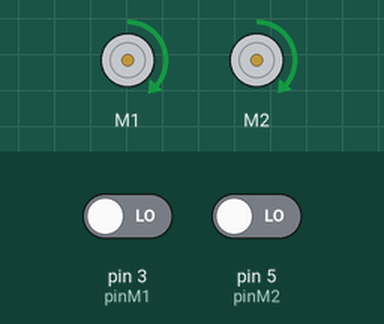
This sketch was run on a simulated Arduino Uno, built with avr-gcc and run on an emulated ATmega328P. Shown: 2 × DC motor (green arrow = forward, orange = backward, longer = faster). The inputs (shaded band) are chosen by the test bench; at power-on: pin 3 (pinM1) LOW, pin 5 (pinM2) LOW. What the sketch prints to the serial monitor is not drawn.

Above: at 0.5 s.
At 0.9 s:
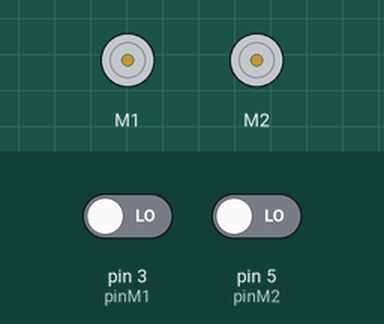
Timing chart, 0 to 2.4 s (numbered marks = the images above):
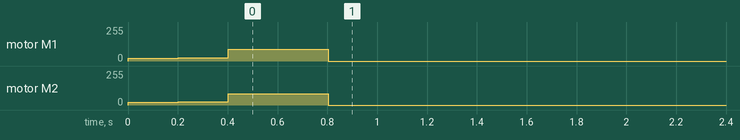

Measured:
- by itself, motor M1: stopped → forward 21/255 at 0.00 s, → forward 26/255 0.20 s later, → forward 87/255 0.20 s later, → stopped 0.40 s later
- by itself, motor M2: stopped → forward 20/255 at 0.00 s, → forward 25/255 0.20 s later, → forward 85/255 0.20 s later, → stopped 0.40 s later

The sketch:

v6.ino
```cpp
#include "DualVNH5019MotorShield.h"
#include <PinChangeInt.h>

DualVNH5019MotorShield md;
volatile int pulse_prev_m1, pulse_now_m1, m1_avg_rpm = 0, m1_tick = 0, pulse_prev_m2, pulse_now_m2, m2_avg_rpm = 0, m2_tick = 0;
int pinM1 = 3;
int pinM2 = 5;
// Motor M1 variables
double m1currentrpm, m1newrpm, m1encoder, m1currentspeed;
double m1kp, m1ki, m1kd;
volatile double m1e1, m1e2, m1e3;
double m1k1, m1k2, m1k3;
int count_m1 = 0;

// Motor M2 variables
double m2currentrpm, m2newrpm, m2encoder, m2currentspeed;
double m2kp, m2ki, m2kd;
volatile double m2e1, m2e2, m2e3;
double m2k1, m2k2, m2k3;
int count_m2 = 0;

// Sensors variables
float longadc, longin, longcm;
float shortadc, shortcm;
double maxvalue;
int o;
boolean truefalse = false;

// Ideal RPM
volatile double idealrpm1;
volatile double idealrpm2;

// M1 M2 K1 K2 K3
void computeks()
{
  m1k1 = m1kp + m1ki + m1kd;
  m1k2 = - m1kp - 2 * m1kd;
  m1k3 = m1kd;

  m2k1 = m2kp + m2ki + m2kd;
  m2k2 = - m2kp - 2 * m2kd;
  m2k3 = m2kd;
}

// Init values for PID & ideal RPM
void initial()
{
  m1kp = 2.3; //7.5
  m1ki = 0.4;//0.08
  m1kd = 0.3;//0.35

  m2kp = 3.1; //8
  m2ki = 0.5;//0.02
  m2kd = 0.1;

  m1e1 = 0.0;
  m1e2 = 0.0;
  m1e3 = 0.0;

  m2e1 = 0.0;
  m2e2 = 0.0;
  m2e3 = 0.0;

  idealrpm1 = 93.2;
  idealrpm2 = 95;
}

// Set Motor Speed
void motorspeed()
{
  md.setM1Speed(31);
  md.setM2Speed(31);
  delay(50);

  md.setM1Speed(34);
  md.setM2Speed(32);
  delay(150);

  md.setM1Speed(42);
  md.setM2Speed(40);
  delay(200);

  md.setM1Speed(137);
  md.setM2Speed(134);
  delay(400);

  md.setM1Speed(m1currentspeed);
  md.setM2Speed(m2currentspeed);
}

// Conversion RPM to Speed
void m1rpm2speed()
{
  m1currentspeed = (idealrpm1 + 4.1052) / 0.3957;
}

void m2rpm2speed()
{
  m2currentspeed = (idealrpm2 + 8.4265) / 0.4019;
}

// Calculate PID values with errors
void pidcalculator()
{
  m1e3 = m1e2;
  m1e2 = m1e1;

  m2e3 = m2e2;
  m2e2 = m2e1;

  m1e1 = idealrpm1 - m1currentrpm;
  m2e1 = idealrpm2 - m2currentrpm;

  m1currentspeed = m1currentspeed + m1k1 * m1e1 + m1k2 * m1e2 + m1k3 * m1e3;
  m2currentspeed = m2currentspeed + m2k1 * m2e1 + m2k2 * m2e2 + m2k3 * m2e3;

  md.setM1Speed(m1currentspeed);
  md.setM2Speed(m2currentspeed);
}

void setup()
{
  Serial.begin(115200);
  Serial.println("Dual VNH5019 Motor Shield");
  md.init();
  pinMode(pinM1, INPUT);
  pinMode(pinM2, INPUT);

  digitalWrite(pinM1, LOW);
  digitalWrite(pinM2, LOW);

  PCintPort::attachInterrupt(pinM1, getM1Pulse, CHANGE);
  PCintPort::attachInterrupt(pinM2, getM2Pulse, CHANGE);
  straightsetup();

  //sesnor
  maxvalue = 0;
}

void straightsetup()
{
  initial();
  m1rpm2speed();
  m2rpm2speed();
  computeks();
  motorspeed();
}

int abc;
void loop()
{
  //abc = Serial.read();
 // if (abc == 'A')
  //{

    //Serial.println(m1currentrpm);
    gostraight();
//    for(int i=0;i<4;i++){
//    gostraightblock(2);
//    delay(1500);
//    gostraight1block();
//    delay(1500);}
//    turnright();
//    delay(1500);
//    turnright();
//    delay(1500);
//    for(int i=0;i<4;i++){
//    gostraightblock(2);
//    delay(1500);
//    gostraight1block();
//    delay(1500);}
//    turnright();
//    turnright();
//    delay(100000);
    //delay(25);
    //Serial.println(count_m1);
    //Serial.println(count_m2);
    //delay(1500);


    //Serial.println("A");
    //int a = Serial.read();
    // if(a == 'A')
    // {
    //   turnright();
    // }
    //gostraight();
    /*truefalse = shortrange();
      if (truefalse == true)
      {
      md.setBrakes(390, 400);
      //delay(1000);
      //siam(); //siam2 , brake and delay comment out
      delay(10000);
      }*/
    delay(20);
    //longrange();
 // }
}

void gostraight()
{
  //m1encoder = pulseIn(3, HIGH);
  //m2encoder = pulseIn(5, HIGH);

  //m1currentrpm = 60 / (m1encoder * 2 * 562.25 / 1000000);
  //m2currentrpm = 60 / (m2encoder * 2 * 562.25 / 1000000);
      if ( m1currentrpm != 0 ) {
      m1currentrpm = (m1currentrpm + (period_to_rpm(pulse_prev_m1))) / 2;
    }
    else {
      m1currentrpm = period_to_rpm(pulse_prev_m1);
    }
      if ( m2currentrpm != 0 ) {
      m2currentrpm = (m2currentrpm + (period_to_rpm(pulse_prev_m2))) / 2;
    }
    else {
      m2currentrpm = period_to_rpm(pulse_prev_m2);
    }
  pidcalculator();

  //Serial.println(m1currentrpm);


}


void turnright()
{
  count_m1 = 0;
  count_m2 = 0;
  do
  {
    md.setM1Speed(212);
    md.setM2Speed(-220);

  } while (count_m1 <= 372 || count_m2 <= 372);
  md.setBrakes(400, 400);

}

void turnleft()
{
  count_m1 = 0;
  count_m2 = 0;
  do
  {
    md.setM1Speed(-212);
    md.setM2Speed(220);

  } while (count_m1 <= 392 || count_m2 <= 392);
  md.setBrakes(400, 400);

}

void gostraightblock(int x)
{
  count_m1 = 0;
  count_m2 = 0;
  motorspeed2();
  do
  {
    gostraight();
    delay(20);
  } while (count_m1 <= (303 * x) && count_m2 <= (303 * x));
  md.setBrakes(385, 400);

}

void getM1Pulse() {
  if ( digitalRead(pinM1) == HIGH) {
    pulse_prev_m1 = micros();
    count_m1++;
  }
  else {
    pulse_now_m1 = micros();
    pulse_prev_m1 = pulse_now_m1 - pulse_prev_m1;

  }
}


void getM2Pulse() {
  if ( digitalRead(pinM2) == HIGH) {
    pulse_prev_m2 = micros();
    count_m2++;
  }
  else {
    pulse_now_m2 = micros();
    pulse_prev_m2 = pulse_now_m2 - pulse_prev_m2;

  }
}

double period_to_rpm(int time)
{
  double n_rpm = 53357.048 / time;
  return n_rpm;
}

void motorspeed2()
{
  md.setM1Speed(31);
  md.setM2Speed(31);
  delay(50);

  md.setM1Speed(35);
  md.setM2Speed(32);
  delay(150);

  md.setM1Speed(43);
  md.setM2Speed(40);
  delay(200);

  md.setM1Speed(136);
  md.setM2Speed(134);
  delay(200);

  md.setM1Speed(185);
  md.setM2Speed(183);
  delay(200);

  md.setM1Speed(216);
  md.setM2Speed(213);
  delay(200);

  md.setM1Speed(m1currentspeed);
  md.setM2Speed(m2currentspeed);
}

void gostraight1block()
{
  md.setM1Speed(36);
  md.setM2Speed(31);
  delay(50);

  md.setM1Speed(38);
  md.setM2Speed(31);
  delay(150);

  md.setM1Speed(46);
  md.setM2Speed(39);
  delay(200);

  md.setM1Speed(134);
  md.setM2Speed(134);
  delay(200);

  md.setM1Speed(185);
  md.setM2Speed(184);
  delay(200);

  md.setM1Speed(215);
  md.setM2Speed(214);
  delay(200);

  do
  {
    md.setM1Speed(251);
    md.setM2Speed(253);
  } while (count_m1 <= (301) && count_m2 <= (301));

  md.setBrakes(400, 395);
  count_m1 = 0;
  count_m2 = 0;
}

void turn720right()
{
  count_m1 = 0;
  count_m2 = 0;
  do
  {
    md.setM1Speed(212);
    md.setM2Speed(-220);

  } while (count_m1 <= 3080 || count_m2 <= 3080);
  md.setBrakes(400, 400);
}

void turn720left()
{
  count_m1 = 0;
  count_m2 = 0;
  do
  {
    md.setM1Speed(-212);
    md.setM2Speed(220);

  } while (count_m1 <= 3230 || count_m2 <= 3240);
  md.setBrakes(400, 400);
}

// Reading Long Range Sensor Distance
void longrange()
{
  longadc = analogRead(1);
  longin = 6202.3 * pow(longadc, -1.056); // formula to convert ADC reading to inches
  longcm = longin * 2.54; // inches to cm

  Serial.print(" Long ADC   ");
  Serial.println(longadc);

  Serial.print("cm   ");
  Serial.println(longcm);
  delay(100);
}

// Reading Short Range Sensor Distance (accurate until 40cm)
boolean shortrange()
{
  shortadc = analogRead(0);
  shortcm = (6762 / (shortadc - 9) ) - 4 - 10;
  /*
    if (shortcm > maxvalue)
    {
      maxvalue = shortcm;
    }
    if (shortcm > int(maxvalue))
    {

      Serial.print("Short ADC   ");
      Serial.println(shortadc);

      Serial.print("cm   ");
      if (shortcm <= 31)
      {
        Serial.println(int(shortcm) - 10);
        shortcm = shortcm - 10;
      }
      delay(100);
    }*/
  if (shortcm < 7) //drift 30
  {
    return true;
  }
  else
  {
    return false;
  }


}


void siam()
{
  turnright();
  count_m1 = 0;
  count_m2 = 0;
  delay(1500);
  gostraightblock(2);
  delay(1500);
  turnleft();
  count_m1 = 0;
  count_m2 = 0;
  delay(1500);
  gostraightblock(6);
  delay(1500);
  turnleft();
  count_m1 = 0;
  count_m2 = 0;
  delay(1500);
  gostraightblock(2);
  delay(1500);
  turnright();
  count_m1 = 0;
  count_m2 = 0;
  delay(1500);
  gostraightblock(2);
  delay(1500);
}

void siamdiu()
{
  md.setM1Speed(270);
  md.setM2Speed(150);
  delay(1400);
  md.setM1Speed(150);
  md.setM2Speed(270);
  delay(2800);
  md.setM1Speed(270);
  md.setM2Speed(150);
  delay(1450);
  md.setM1Speed(260);
  md.setM2Speed(270);
}
```
